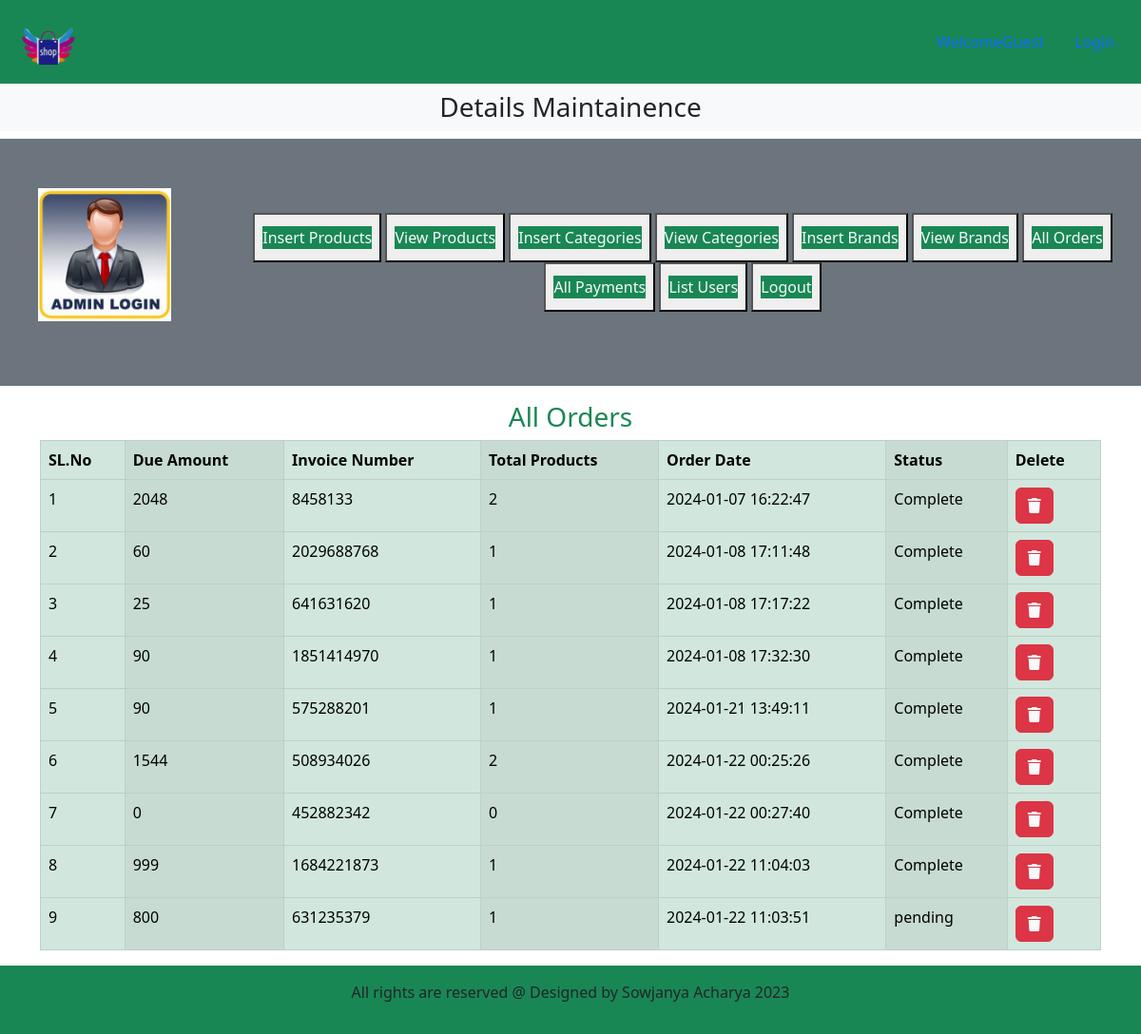
The page /admin_area/index.php?listorders on the database its author committed.
### tables this page shows
CREATE TABLE `userorders` (
  `order_id` int(11) NOT NULL,
  `user_id` int(11) NOT NULL,
  `amount_due` int(255) NOT NULL,
  `invoice_no` int(255) NOT NULL,
  `total_products` int(255) NOT NULL,
  `order_date` timestamp NOT NULL DEFAULT current_timestamp() ON UPDATE current_timestamp(),
  `order_status` varchar(255) NOT NULL
);

### admin_area/list_orders.php (the view, shortened to what this page needs)
<h3 class="text-center text-success">All Orders</h3>
<table class="table table-bordered table-success table-striped-columns mt-2">
    <thead>
        <?php
            $get_orders = "select * from userorders";
            $result_orders = mysqli_query($con,$get_orders);
            $row_count = mysqli_num_rows($result_orders);
            ?>
            <tr>
            <th>SL.No</th>
            <th>Due Amount</th>
            <th>Invoice Number</th>
            <th>Total Products</th>
            <th>Order Date</th>
            <th>Status</th>
            <th>Delete</th>
        </tr>
    </thead>
    <tbody>
        <?php
    if($row_count == 0)
    {
        echo "<h2 class='text-danger text-center mt-5'>No Orders Yet</h2>";
    }
    else
    {
        $number=0;
        while($row_data = mysqli_fetch_assoc($result_orders))
        {
            $order_id = $row_data['order_id'];
            $amount_due = $row_data['amount_due'];
            $invoice_no = $row_data['invoice_no'];
            $total_products = $row_data['total_products'];
            $order_date = $row_data['order_date'];
            $order_status = $row_data['order_status'];
            $number++;
            ?>
           <tr>
            <td><?php echo $number; ?></td>
            <td><?php echo $amount_due; ?></td>
            <td><?php echo $invoice_no ?></td>
            <td><?php echo $total_products ?></td>
            <td><?php echo $order_date ?></td>
            <td><?php echo $order_status ?></td>
            <td><a href="index.php?delete_order=<?php echo $order_id; ?>" class="btn btn-danger text-light"><i class="fa-solid fa-trash"></i></a></td>
            </tr>
           <?php
        }
    }
     ?>
</tbody>
</table>

### style.css (style rules this page uses)
* { margin: 0; padding: 0; box-sizing: border-box; }

### admin_area/index.php (style rules this page uses)
body { overflow-x: hidden; }

### rows shown on the page
userorders: amount_due "2048", invoice_no "8458133", total_products "2", order_date "2024-01-07 16:22:47", order_status "Complete"
userorders: amount_due "60", invoice_no "2029688768", total_products "1", order_date "2024-01-08 17:11:48", order_status "Complete"
userorders: amount_due "25", invoice_no "641631620", total_products "1", order_date "2024-01-08 17:17:22", order_status "Complete"
userorders: amount_due "90", invoice_no "1851414970", total_products "1", order_date "2024-01-08 17:32:30", order_status "Complete"
userorders: amount_due "90", invoice_no "575288201", total_products "1", order_date "2024-01-21 13:49:11", order_status "Complete"
userorders: amount_due "1544", invoice_no "508934026", total_products "2", order_date "2024-01-22 00:25:26", order_status "Complete"
userorders: amount_due "0", invoice_no "452882342", total_products "0", order_date "2024-01-22 00:27:40", order_status "Complete"
userorders: amount_due "999", invoice_no "1684221873", total_products "1", order_date "2024-01-22 11:04:03", order_status "Complete"
userorders: amount_due "800", invoice_no "631235379", total_products "1", order_date "2024-01-22 11:03:51", order_status "pending"
